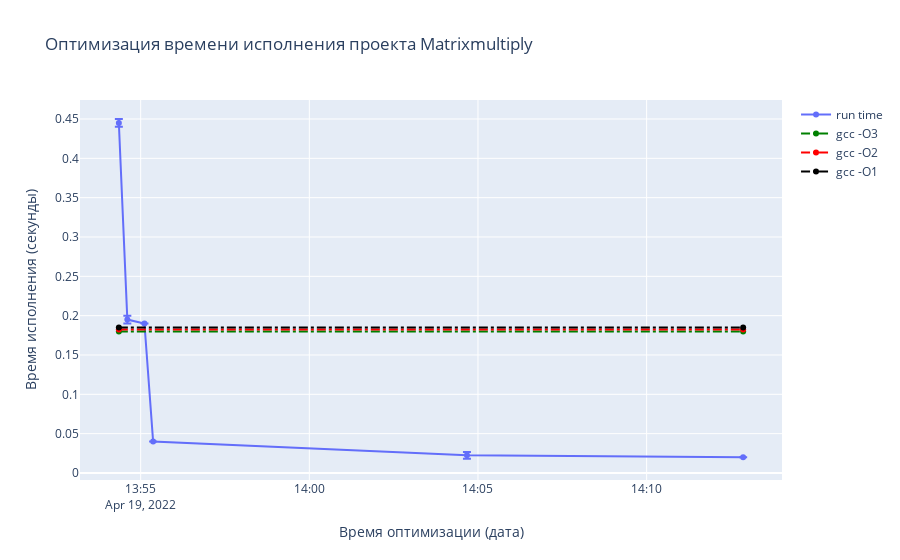

Notebook source saved alongside this figure:
### Code cell
layout = dict(
    title='Оптимизация времени исполнения проекта Matrixmultiply',
    xaxis=dict(title='Время оптимизации (дата)'),
    yaxis=dict(title='Время исполнения (секунды)')
)

fig = go.Figure(layout=layout)

fig.add_scatter(
    x=ddf['finish_time'], 
    y=ddf['objective_result'], 
    name='run time',
    error_y=dict( type='data',array=ddf['std'],visible=True)
)

o3x = baselines['O3']['time']
o2x = baselines['O2']['time']
o1x = baselines['O1']['time']

start_time = ddf.iloc[0]['finish_time']
finish_time = ddf.iloc[-1]['finish_time']

fig.add_trace(
    go.Scatter(
        x=[start_time, finish_time],
        y=[o3x, o3x], 
        line={
            'color': 'green',
            'width': 2,
            'dash': 'dashdot',
        }, name='gcc -O3'
    )
)
fig.add_trace(
    go.Scatter(
        x=[start_time, finish_time],
        y=[o2x, o2x], 
        line={
            'color': 'red',
            'width': 2,
            'dash': 'dashdot',
        }, name='gcc -O2'
    )
)
fig.add_trace(
    go.Scatter(
        x=[start_time, finish_time],
        y=[o1x, o1x], 
        line={
            'color': 'black',
            'width': 2,
            'dash': 'dashdot',
        }, name='gcc -O1'
    ),
)
fig.show()

### Figure 1 — Plotly figure (JSON) as saved in the notebook; plotly's stock layout.template omitted (floating-point values rounded to 4 significant figures)
{"data": [{"error_y": {"array": [0.005, 0.005, 0, 0, 0.00433, 0], "type": "data", "visible": true}, "name": "run time", "type": "scatter", "x": ["2022-04-19T13:54:21.198296", "2022-04-19T13:54:36.303479", "2022-04-19T13:55:06.730280", "2022-04-19T13:55:22.171473", "2022-04-19T14:04:40.371908", "2022-04-19T14:12:51.657655"], "y": [0.445, 0.195, 0.19, 0.04, 0.0225, 0.02]}, {"line": {"color": "green", "dash": "dashdot", "width": 2}, "name": "gcc -O3", "type": "scatter", "x": ["2022-04-19T13:54:21.198296", "2022-04-19T14:12:51.657655"], "y": [0.18, 0.18]}, {"line": {"color": "red", "dash": "dashdot", "width": 2}, "name": "gcc -O2", "type": "scatter", "x": ["2022-04-19T13:54:21.198296", "2022-04-19T14:12:51.657655"], "y": [0.1825, 0.1825]}, {"line": {"color": "black", "dash": "dashdot", "width": 2}, "name": "gcc -O1", "type": "scatter", "x": ["2022-04-19T13:54:21.198296", "2022-04-19T14:12:51.657655"], "y": [0.185, 0.185]}], "layout": {"title": {"text": "Оптимизация времени исполнения проекта Matrixmultiply"}, "xaxis": {"title": {"text": "Время оптимизации (дата)"}}, "yaxis": {"title": {"text": "Время исполнения (секунды)"}}}}
